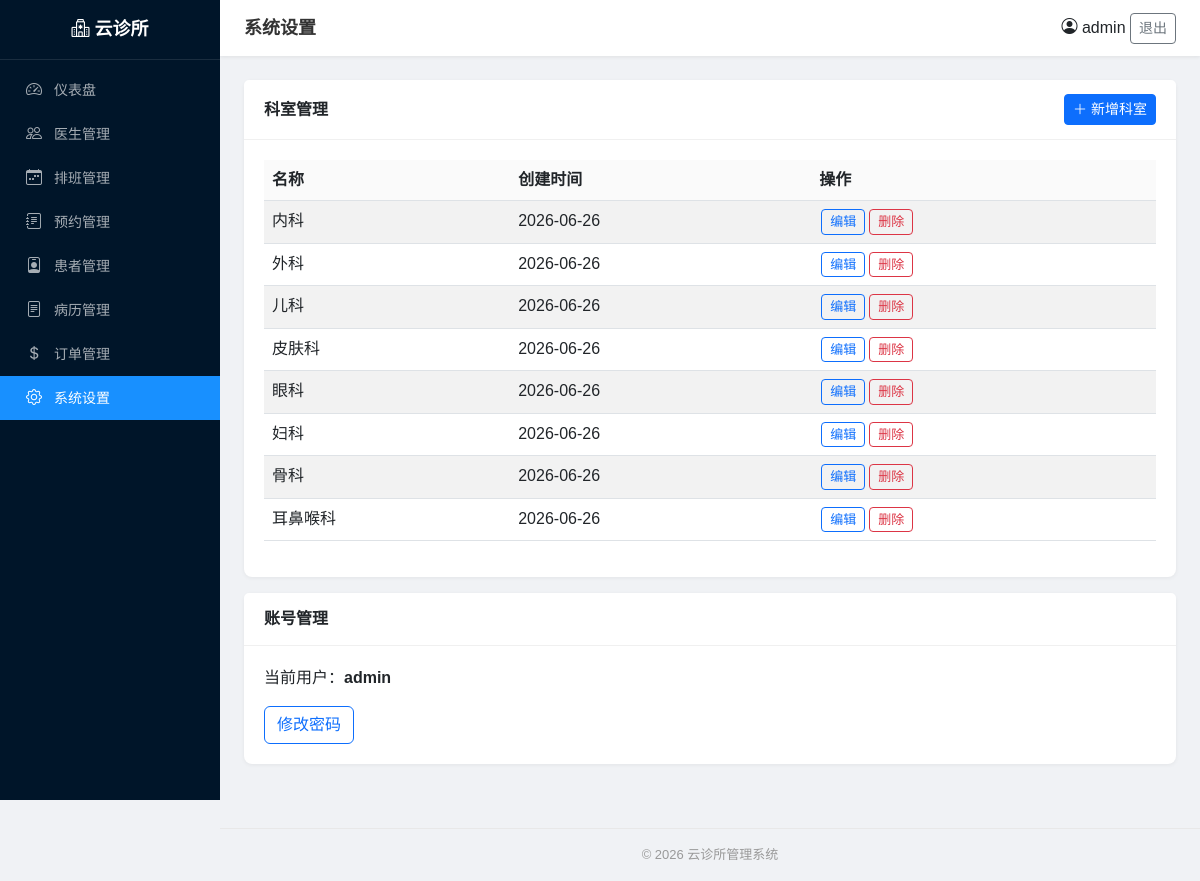
Page /settings/ (signed in) on the committed database.
### appointment/models.py (models this page shows, shortened)
class Department(models.Model):
    name = models.CharField(max_length=50, unique=True, verbose_name="科室名称")
    created_at = models.DateTimeField(auto_now_add=True, verbose_name="创建时间")
    class Meta:
        verbose_name = "科室"
        verbose_name_plural = "科室"
        ordering = ["id"]

### appointment/views.py (the view)
# urls.py: path("settings/", views.settings_index, name="settings_index"),
@login_required
def settings_index(request):
    departments = Department.objects.all()
    return render(request, "appointment/settings/index.html", {"departments": departments})

### appointment/templates/appointment/settings/index.html
{% extends "appointment/base.html" %}
{% block title %}系统设置{% endblock %}{% block page_title %}系统设置{% endblock %}
{% block content %}
<div class="card mb-3">
    <div class="card-header d-flex justify-content-between align-items-center">
        <span>科室管理</span>
        <a href="{% url "department_add" %}" class="btn btn-primary btn-sm"><i class="bi bi-plus-lg"></i> 新增科室</a>
    </div>
    <div class="card-body">
        <table class="table table-striped">
            <thead><tr><th>名称</th><th>创建时间</th><th>操作</th></tr></thead>
            <tbody>{% for d in departments %}<tr><td>{{ d.name }}</td><td>{{ d.created_at|date:"Y-m-d" }}</td><td class="action-btns"><a href="{% url "department_edit" d.id %}" class="btn btn-sm btn-outline-primary">编辑</a><a href="{% url "department_delete" d.id %}" class="btn btn-sm btn-outline-danger" onclick="return confirm(‘确认删除？’)">删除</a></td></tr>{% empty %}<tr><td colspan="3" class="text-center text-muted">暂无科室</td></tr>{% endfor %}</tbody>
        </table>
    </div>
</div>
<div class="card">
    <div class="card-header">账号管理</div>
    <div class="card-body">
        <p>当前用户：<strong>{{ user.username }}</strong></p>
        <a href="{% url "password_change" %}" class="btn btn-outline-primary">修改密码</a>
    </div>
</div>
{% endblock %}

### appointment/templates/appointment/base.html (shortened to what this page needs)
<!DOCTYPE html>
<html lang="zh-CN">
<head>
    <link href="https://cdn.jsdelivr.net/npm/bootstrap@5.3.0/dist/css/bootstrap.min.css" rel="stylesheet">
    <link rel="stylesheet" href="https://cdn.jsdelivr.net/npm/bootstrap-icons@1.11.0/font/bootstrap-icons.css">
</head>
<body>
<div class="wrapper">
    {% if user.is_authenticated %}
    <nav class="sidebar">
        <div class="sidebar-logo"><i class="bi bi-hospital"></i> 云诊所</div>
        <ul class="nav flex-column sidebar-menu">
            <li class="nav-item"><a class="nav-link {% if '/dashboard/' in request.path %}active{% endif %}" href="{% url 'dashboard' %}"><i class="bi bi-speedometer2"></i> 仪表盘</a></li>
            <li class="nav-item"><a class="nav-link {% if '/doctors/' in request.path %}active{% endif %}" href="{% url 'doctor_list' %}"><i class="bi bi-people"></i> 医生管理</a></li>
            <li class="nav-item"><a class="nav-link {% if '/schedules/' in request.path %}active{% endif %}" href="{% url 'schedule_list' %}"><i class="bi bi-calendar-week"></i> 排班管理</a></li>
            <li class="nav-item"><a class="nav-link {% if '/appointments/' in request.path %}active{% endif %}" href="{% url 'appointment_list' %}"><i class="bi bi-journal-text"></i> 预约管理</a></li>
            <li class="nav-item"><a class="nav-link {% if '/patients/' in request.path %}active{% endif %}" href="{% url 'patient_list' %}"><i class="bi bi-person-badge"></i> 患者管理</a></li>
            <li class="nav-item"><a class="nav-link {% if '/medical-records/' in request.path %}active{% endif %}" href="{% url 'medical_record_list' %}"><i class="bi bi-file-text"></i> 病历管理</a></li>
            <li class="nav-item"><a class="nav-link {% if '/orders/' in request.path %}active{% endif %}" href="{% url 'order_list' %}"><i class="bi bi-currency-dollar"></i> 订单管理</a></li>
            <li class="nav-item"><a class="nav-link {% if '/settings/' in request.path %}active{% endif %}" href="{% url 'settings_index' %}"><i class="bi bi-gear"></i> 系统设置</a></li>
        </ul>
    </nav>
    {% endif %}
    <div class="main-content">
        {% if user.is_authenticated %}
        <div class="top-navbar">
            <div class="page-title">{% block page_title %}云诊所管理系统{% endblock %}</div>
            <div class="user-info">
                <span><i class="bi bi-person-circle"></i> {{ user.username }}</span>
                <a href="{% url 'logout' %}" class="btn btn-outline-secondary btn-sm">退出</a>
            </div>
        </div>
        {% endif %}
        <div class="content-body">
            {% block content %}{% endblock %}
        </div>
        <div class="footer">&copy; 2026 云诊所管理系统</div>
    </div>
</div>
</body>
</html>

### appointment/templates/appointment/base.html (style rules this page uses)
body { font-family: "Microsoft YaHei", "PingFang SC", sans-serif; background: #f0f2f5; }
.wrapper { display: flex; }
.sidebar { width: 220px; min-height: 100vh; background: #001529; position: fixed; left: 0; top: 0; z-index: 1000; }
.sidebar-logo { padding: 16px; color: #fff; font-size: 18px; font-weight: bold; text-align: center; border-bottom: 1px solid rgba(255,255,255,0.1); }
.sidebar-menu { padding: 8px 0; }
.sidebar-menu .nav-link { color: rgba(255,255,255,0.65); padding: 10px 24px; font-size: 14px; display: flex; align-items: center; gap: 10px; }
.sidebar-menu .nav-link:hover, .sidebar-menu .nav-link.active { color: #fff; background: #1890ff; }
.sidebar-menu .nav-link i { font-size: 16px; width: 20px; text-align: center; }
.main-content { margin-left: 220px; flex: 1; padding: 0; min-height: 100vh; }
.top-navbar { background: #fff; padding: 0 24px; height: 56px; display: flex; align-items: center; justify-content: space-between; box-shadow: 0 1px 4px rgba(0,0,0,0.08); }
.top-navbar .page-title { font-size: 18px; font-weight: 600; color: #333; }
.content-body { padding: 24px; }
.footer { text-align: center; padding: 16px; color: #999; font-size: 13px; border-top: 1px solid #e8e8e8; margin-top: 24px; }
.card { border-radius: 8px; box-shadow: 0 1px 4px rgba(0,0,0,0.06); margin-bottom: 16px; border: none; }
.card-header { background: #fff; border-bottom: 1px solid #f0f0f0; font-weight: 600; padding: 14px 20px; }
.card-body { padding: 20px; }
.table th { background: #fafafa; font-weight: 600; }
.action-btns .btn { padding: 2px 8px; font-size: 13px; margin: 0 2px; }

### rows in the picture
Department: name "内科", created_at "2026-06-26"
Department: name "外科", created_at "2026-06-26"
Department: name "儿科", created_at "2026-06-26"
Department: name "皮肤科", created_at "2026-06-26"
Department: name "眼科", created_at "2026-06-26"
Department: name "妇科", created_at "2026-06-26"
Department: name "骨科", created_at "2026-06-26"
Department: name "耳鼻喉科", created_at "2026-06-26"

### other values in the picture
{{ user.username }} "admin"
